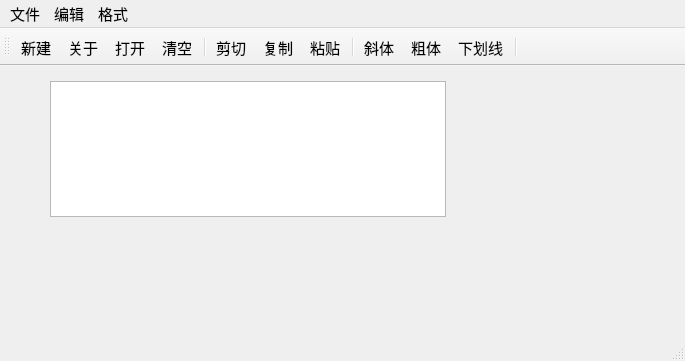
<?xml version="1.0" encoding="UTF-8"?>
<ui version="4.0">
 <class>QWMainWind</class>
 <widget class="QMainWindow" name="QWMainWind">
  <property name="geometry">
   <rect>
    <x>0</x>
    <y>0</y>
    <width>685</width>
    <height>361</height>
   </rect>
  </property>
  <property name="font">
   <font>
    <pointsize>11</pointsize>
   </font>
  </property>
  <property name="windowTitle">
   <string>QWMainWind</string>
  </property>
  <widget class="QWidget" name="centralWidget">
   <widget class="QTextEdit" name="txtEdit">
    <property name="geometry">
     <rect>
      <x>50</x>
      <y>15</y>
      <width>396</width>
      <height>136</height>
     </rect>
    </property>
    <property name="font">
     <font>
      <pointsize>16</pointsize>
     </font>
    </property>
   </widget>
  </widget>
  <widget class="QMenuBar" name="menuBar">
   <property name="geometry">
    <rect>
     <x>0</x>
     <y>0</y>
     <width>685</width>
     <height>26</height>
    </rect>
   </property>
   <widget class="QMenu" name="menu">
    <property name="title">
     <string>文件</string>
    </property>
    <addaction name="actNew"/>
    <addaction name="actOpen"/>
    <addaction name="separator"/>
    <addaction name="actClose"/>
   </widget>
   <widget class="QMenu" name="menu_2">
    <property name="title">
     <string>编辑</string>
    </property>
    <addaction name="actCut"/>
    <addaction name="actCopy"/>
    <addaction name="actPaste"/>
    <addaction name="separator"/>
    <addaction name="actClear"/>
   </widget>
   <widget class="QMenu" name="menu_3">
    <property name="title">
     <string>格式</string>
    </property>
    <addaction name="actFontBold"/>
    <addaction name="actFontItalic"/>
    <addaction name="actFontUnder"/>
    <addaction name="separator"/>
    <addaction name="actToolbarLab"/>
   </widget>
   <addaction name="menu"/>
   <addaction name="menu_2"/>
   <addaction name="menu_3"/>
  </widget>
  <widget class="QToolBar" name="mainToolBar">
   <property name="toolButtonStyle">
    <enum>Qt::ToolButtonTextUnderIcon</enum>
   </property>
   <attribute name="toolBarArea">
    <enum>TopToolBarArea</enum>
   </attribute>
   <attribute name="toolBarBreak">
    <bool>false</bool>
   </attribute>
   <addaction name="actNew"/>
   <addaction name="actAbout"/>
   <addaction name="actOpen"/>
   <addaction name="actClear"/>
   <addaction name="separator"/>
   <addaction name="actCut"/>
   <addaction name="actCopy"/>
   <addaction name="actPaste"/>
   <addaction name="separator"/>
   <addaction name="actFontItalic"/>
   <addaction name="actFontBold"/>
   <addaction name="actFontUnder"/>
   <addaction name="separator"/>
  </widget>
  <widget class="QStatusBar" name="statusBar"/>
  <action name="actCut">
   <property name="icon">
    <iconset resource="res.qrc">
     <normaloff>:/images/images/cut.bmp</normaloff>:/images/images/cut.bmp</iconset>
   </property>
   <property name="text">
    <string>剪切</string>
   </property>
   <property name="toolTip">
    <string>剪切</string>
   </property>
   <property name="shortcut">
    <string>Ctrl+X</string>
   </property>
  </action>
  <action name="actCopy">
   <property name="icon">
    <iconset resource="res.qrc">
     <normaloff>:/images/images/120.bmp</normaloff>:/images/images/120.bmp</iconset>
   </property>
   <property name="text">
    <string>复制</string>
   </property>
   <property name="toolTip">
    <string>复制</string>
   </property>
   <property name="shortcut">
    <string>Ctrl+C</string>
   </property>
  </action>
  <action name="actPaste">
   <property name="icon">
    <iconset resource="res.qrc">
     <normaloff>:/images/images/paste.bmp</normaloff>:/images/images/paste.bmp</iconset>
   </property>
   <property name="text">
    <string>粘贴</string>
   </property>
   <property name="toolTip">
    <string>粘贴</string>
   </property>
   <property name="shortcut">
    <string>Ctrl+V</string>
   </property>
  </action>
  <action name="actFontBold">
   <property name="checkable">
    <bool>true</bool>
   </property>
   <property name="icon">
    <iconset resource="res.qrc">
     <normaloff>:/images/images/BLD.BMP</normaloff>:/images/images/BLD.BMP</iconset>
   </property>
   <property name="text">
    <string>粗体</string>
   </property>
   <property name="toolTip">
    <string>粗体</string>
   </property>
  </action>
  <action name="actFontItalic">
   <property name="checkable">
    <bool>true</bool>
   </property>
   <property name="icon">
    <iconset resource="res.qrc">
     <normaloff>:/images/images/ITL.BMP</normaloff>:/images/images/ITL.BMP</iconset>
   </property>
   <property name="text">
    <string>斜体</string>
   </property>
   <property name="toolTip">
    <string>斜体</string>
   </property>
  </action>
  <action name="actFontUnder">
   <property name="checkable">
    <bool>true</bool>
   </property>
   <property name="icon">
    <iconset resource="res.qrc">
     <normaloff>:/images/images/WORDUNDR.BMP</normaloff>:/images/images/WORDUNDR.BMP</iconset>
   </property>
   <property name="text">
    <string>下划线</string>
   </property>
   <property name="toolTip">
    <string>下划线</string>
   </property>
  </action>
  <action name="actClose">
   <property name="icon">
    <iconset resource="res.qrc">
     <normaloff>:/images/images/exit.bmp</normaloff>:/images/images/exit.bmp</iconset>
   </property>
   <property name="text">
    <string>退出</string>
   </property>
   <property name="toolTip">
    <string>退出</string>
   </property>
  </action>
  <action name="actOpen">
   <property name="icon">
    <iconset resource="res.qrc">
     <normaloff>:/images/images/open3.bmp</normaloff>:/images/images/open3.bmp</iconset>
   </property>
   <property name="text">
    <string>打开...</string>
   </property>
   <property name="toolTip">
    <string>打开文件</string>
   </property>
   <property name="shortcut">
    <string>Ctrl+O</string>
   </property>
  </action>
  <action name="actClear">
   <property name="icon">
    <iconset resource="res.qrc">
     <normaloff>:/images/images/103.bmp</normaloff>:/images/images/103.bmp</iconset>
   </property>
   <property name="text">
    <string>清空</string>
   </property>
   <property name="toolTip">
    <string>清空内容</string>
   </property>
  </action>
  <action name="actFont">
   <property name="icon">
    <iconset resource="res.qrc">
     <normaloff>:/images/images/20.ico</normaloff>:/images/images/20.ico</iconset>
   </property>
   <property name="text">
    <string>字体...</string>
   </property>
   <property name="toolTip">
    <string>字体设置</string>
   </property>
  </action>
  <action name="actNew">
   <property name="icon">
    <iconset resource="res.qrc">
     <normaloff>:/images/images/new2.bmp</normaloff>:/images/images/new2.bmp</iconset>
   </property>
   <property name="text">
    <string>新建</string>
   </property>
   <property name="shortcut">
    <string>Ctrl+N</string>
   </property>
  </action>
  <action name="actToolbarLab">
   <property name="checkable">
    <bool>true</bool>
   </property>
   <property name="checked">
    <bool>true</bool>
   </property>
   <property name="text">
    <string>显示工具栏文字标签</string>
   </property>
   <property name="menuRole">
    <enum>QAction::TextHeuristicRole</enum>
   </property>
  </action>
  <action name="actAbout">
   <property name="icon">
    <iconset resource="res.qrc">
     <normaloff>:/images/images/more-line.svg</normaloff>:/images/images/more-line.svg</iconset>
   </property>
   <property name="text">
    <string>关于</string>
   </property>
   <property name="toolTip">
    <string>关于</string>
   </property>
  </action>
 </widget>
 <layoutdefault spacing="6" margin="11"/>
 <resources>
  <include location="res.qrc"/>
 </resources>
 <connections>
  <connection>
   <sender>actClose</sender>
   <signal>triggered()</signal>
   <receiver>QWMainWind</receiver>
   <slot>close()</slot>
   <hints>
    <hint type="sourcelabel">
     <x>-1</x>
     <y>-1</y>
    </hint>
    <hint type="destinationlabel">
     <x>422</x>
     <y>254</y>
    </hint>
   </hints>
  </connection>
  <connection>
   <sender>actClear</sender>
   <signal>triggered()</signal>
   <receiver>txtEdit</receiver>
   <slot>clear()</slot>
   <hints>
    <hint type="sourcelabel">
     <x>-1</x>
     <y>-1</y>
    </hint>
    <hint type="destinationlabel">
     <x>260</x>
     <y>256</y>
    </hint>
   </hints>
  </connection>
  <connection>
   <sender>actCut</sender>
   <signal>triggered()</signal>
   <receiver>txtEdit</receiver>
   <slot>cut()</slot>
   <hints>
    <hint type="sourcelabel">
     <x>-1</x>
     <y>-1</y>
    </hint>
    <hint type="destinationlabel">
     <x>260</x>
     <y>256</y>
    </hint>
   </hints>
  </connection>
  <connection>
   <sender>actCopy</sender>
   <signal>triggered()</signal>
   <receiver>txtEdit</receiver>
   <slot>copy()</slot>
   <hints>
    <hint type="sourcelabel">
     <x>-1</x>
     <y>-1</y>
    </hint>
    <hint type="destinationlabel">
     <x>260</x>
     <y>256</y>
    </hint>
   </hints>
  </connection>
  <connection>
   <sender>actPaste</sender>
   <signal>triggered()</signal>
   <receiver>txtEdit</receiver>
   <slot>paste()</slot>
   <hints>
    <hint type="sourcelabel">
     <x>-1</x>
     <y>-1</y>
    </hint>
    <hint type="destinationlabel">
     <x>260</x>
     <y>256</y>
    </hint>
   </hints>
  </connection>
 </connections>
</ui>
